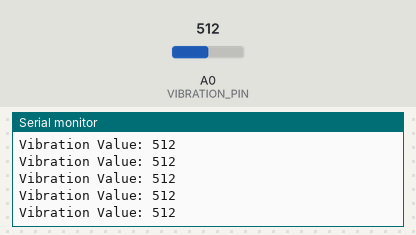
Bench run of a sketch on a simulated Arduino Uno, built with avr-gcc and run on an emulated ATmega328P. On the bench: the last lines printed to the serial monitor. The test bench sets the inputs (shaded band); at power-on: A0 (VIBRATION_PIN) = 512.

Above: at 1.2 s.
1.3 s: A0 (VIBRATION_PIN) set to 693
At 1.33 s:
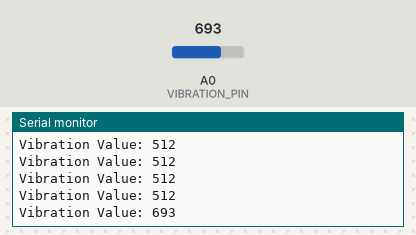
4.3 s: A0 (VIBRATION_PIN) set to 708
At 5.3 s:
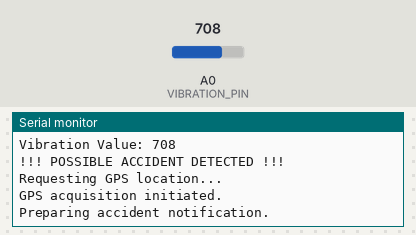
Timing chart, 0 to 7.3 s (numbered marks = the images above; inputs shaded):
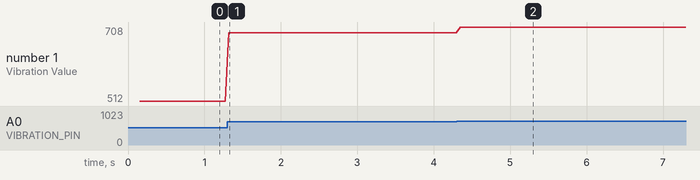

Measured:
- the behaviour switches between 700 and 701 on A0 (VIBRATION_PIN) (found by bisection; images 1 and 2)
- after the input at 1.3 s, the serial monitor: prints a new line at once (image 1)
- after the input at 4.3 s, the serial monitor: prints a new line after 0.05 s (image 2)
- plotted number 1: 512 → 693 after the input at 1.3 s, 693 → 708 after the input at 4.3 s

The sketch:

smarthelmet.ino
```cpp
/*
 * Smart Helmet - Real-Time Accident Detection System
 *
 * Controller:
 * Arduino Uno
 *
 * Sensors / Modules:
 * - Analog Vibration Sensor
 * - GPS Module
 * - GSM Module
 *
 * Operation:
 * 1. Read vibration sensor continuously.
 * 2. Compare the analog value with the calibrated threshold.
 * 3. If the threshold is exceeded, identify a possible accident event.
 * 4. Initiate the GPS location acquisition process.
 * 5. Obtain real-time latitude and longitude.
 * 6. Pass the location information to the communication layer.
 *
 * NOTE:
 * The vibration threshold must be determined experimentally
 * from sensor readings under normal and impact conditions.
 */

const int VIBRATION_PIN = A0;

/*
 * Example threshold.
 * Replace this value with the threshold obtained
 * during actual sensor calibration.
 */
const int VIBRATION_THRESHOLD = 700;

bool accidentDetected = false;


/*
 * Setup
 */
void setup() {

    Serial.begin(9600);

    pinMode(VIBRATION_PIN, INPUT);

    Serial.println("====================================");
    Serial.println("Smart Helmet System");
    Serial.println("System Initialized");
    Serial.println("Monitoring Vibration Sensor...");
    Serial.println("====================================");
}


/*
 * Read vibration sensor
 */
int readVibration() {

    return analogRead(VIBRATION_PIN);
}


/*
 * Check whether vibration exceeds
 * the calibrated threshold.
 */
bool detectAccident(int vibrationValue) {

    return vibrationValue > VIBRATION_THRESHOLD;
}


/*
 * Main loop
 */
void loop() {

    int vibrationValue = readVibration();

    Serial.print("Vibration Value: ");
    Serial.println(vibrationValue);


    /*
     * Check for abnormal vibration.
     */
    if (detectAccident(vibrationValue) && !accidentDetected) {

        accidentDetected = true;

        Serial.println();
        Serial.println("!!! POSSIBLE ACCIDENT DETECTED !!!");

        /*
         * Start location acquisition.
         */
        Serial.println("Requesting GPS location...");

        /*
         * GPS processing goes here.
         *
         * The actual implementation depends on
         * the GPS module used.
         */

        Serial.println("GPS acquisition initiated.");

        /*
         * GSM / communication processing goes here.
         *
         * The actual implementation depends on
         * the GSM module and communication method.
         */

        Serial.println("Preparing accident notification.");

        delay(1000);
    }


    /*
     * Continue monitoring.
     */
    delay(50);
}
```
